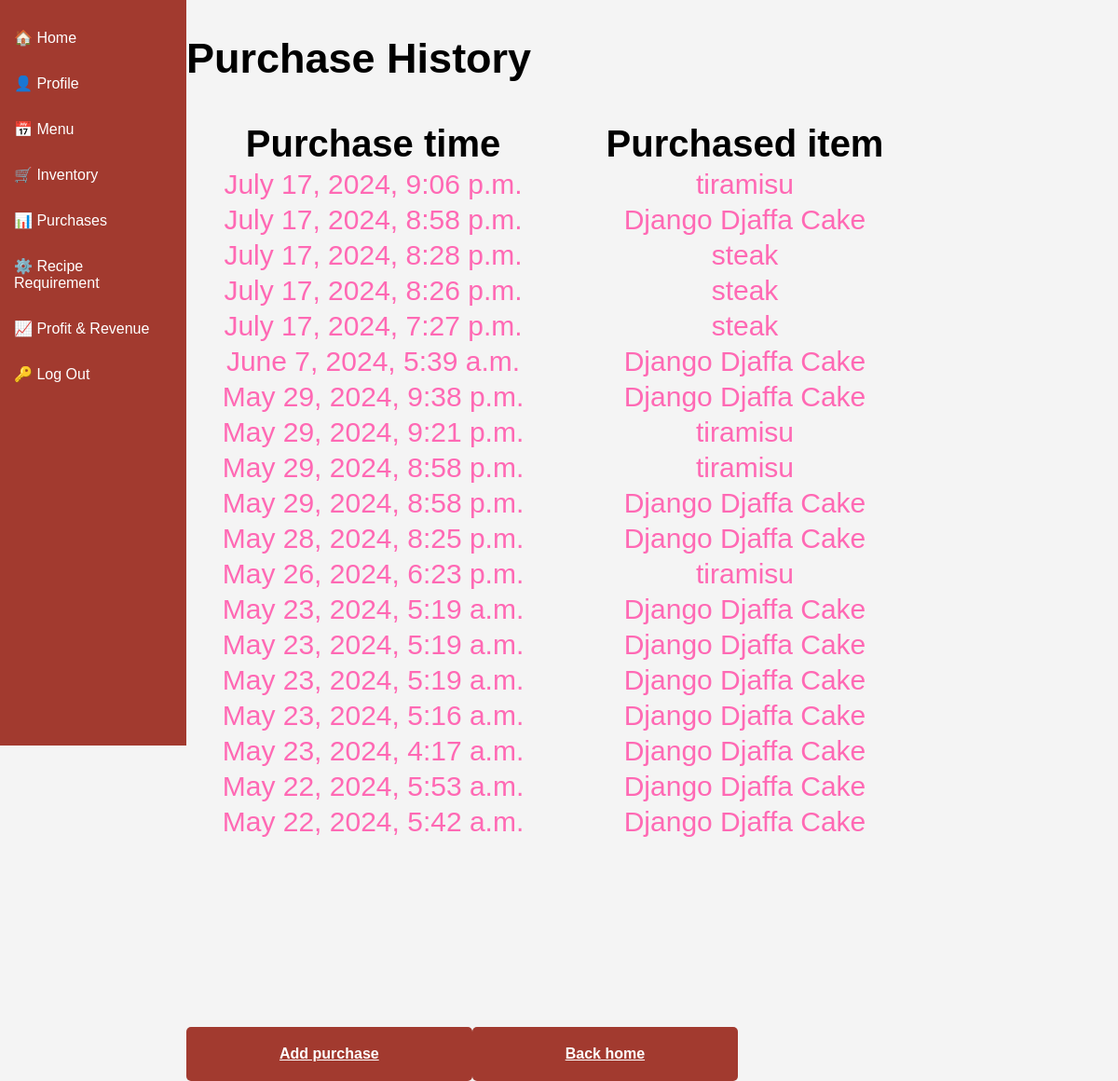
Page /purchase/List (signed in) on the earlier database version.
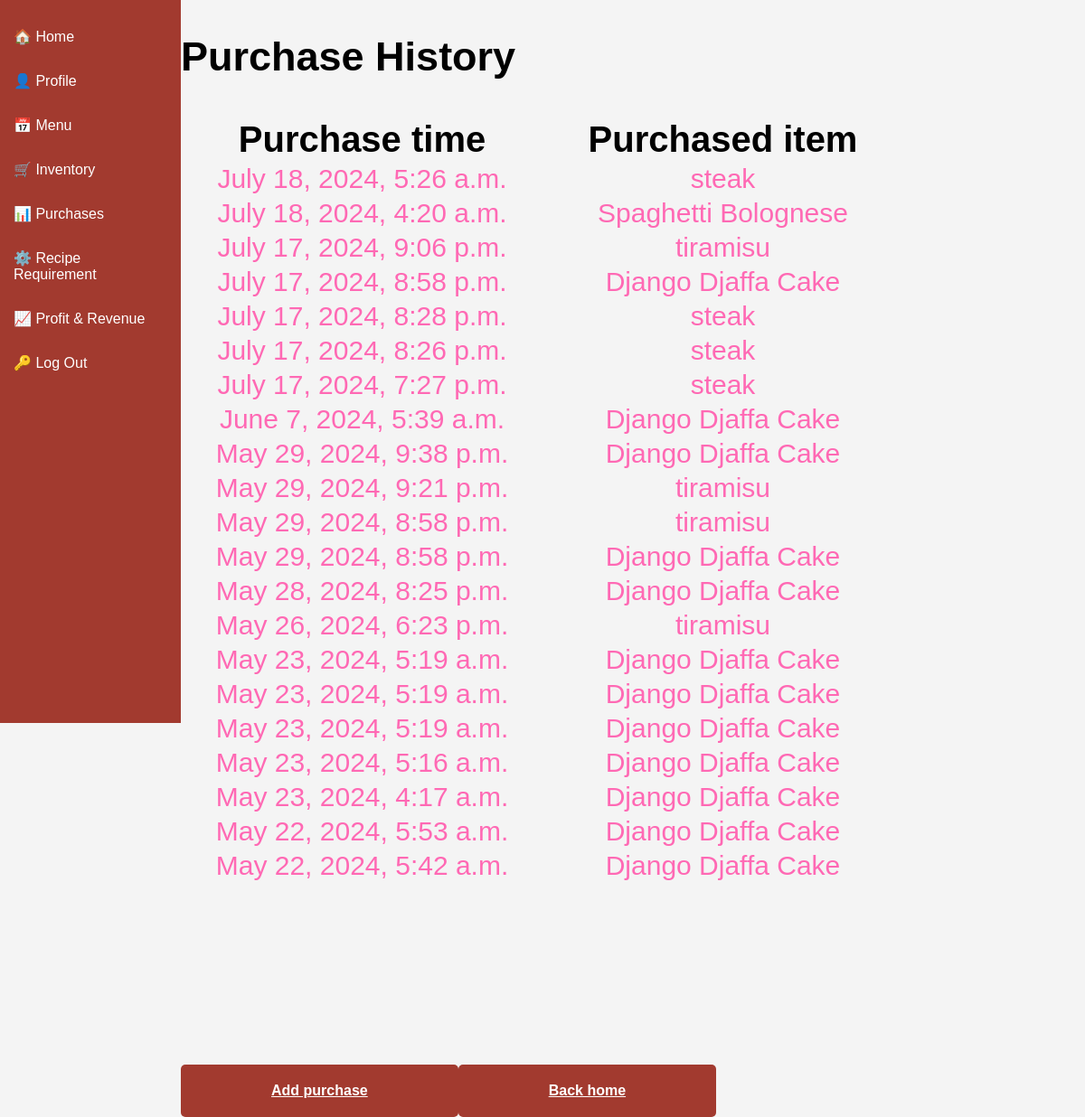
Same page on the later database version.
### inventory/models.py (models this page shows, shortened)
class Purchase(models.Model):
    id = models.AutoField(primary_key=True)
    menu_item = models.ForeignKey(MenuItem, on_delete=models.CASCADE)
    timestamp = models.DateTimeField(auto_now_add=True, null=True)

class MenuItem(models.Model):
    id = models.AutoField(primary_key=True)
    name = models.CharField(max_length=200)
    price = models.DecimalField(max_digits=10, decimal_places=2)

### inventory/views.py (the view)
# urls.py: path('purchase/List', views.PurchaseList.as_view(), name='purchase-list'),
class PurchaseList(LoginRequiredMixin,ListView):
    model = Purchase
    template_name = 'inventory/purchase-list.html'
    context_object_name = 'purchases'

### inventory/templates/inventory/purchase-list.html (shortened to what this page needs)
{% extends 'inventory/base.html' %}
{% load static %}
{% block head %}
  <link rel="stylesheet" href="{% static 'inventory/purchase.css' %}">
{% endblock %}
{% block content %}
<main>
<div class="table-page">
  <div class="table-content">
    <h2>Purchase History</h2>
    <table class="table">
      <tr class="table-header">
        <tr class="">
          <th class="header-row-1" >Purchase time</th>
          <th class="header-row-2">Purchased item</th>
        </tr>
      </tr>
      {% for purchase in object_list|dictsortreversed:"timestamp" %}
      <tr>
        <td class="table-row-1">{{ purchase.timestamp }}</td>
        <td class="table-row-2">{{ purchase.menu_item.name   }} </td>
      </tr>
      {% endfor %}
    </table>
  </div>
  <div class="footer">
    <a href="{% url 'purchase_create' %}" class="purchase-btn">Add purchase</a>
    <a href="{% url 'home' %}" class="back-btn">Back home</a>
  </div>
</div>
</main>
{% endblock %}

### inventory/templates/inventory/base.html (shortened to what this page needs)
{% load static %}
<!DOCTYPE html>
<html lang="">
<head>
    <link rel="stylesheet" href="{% static 'inventory/main.css' %}">
    {% block head %}{% endblock %}
</head>
<body>
    <div class="container">
      <header>
       <aside class="sidebar">
         <ul>
            <li><a href="{% url 'home' %}">🏠 Home</a></li>
            <li><a href="{% url 'profile' %}">👤 Profile</a></li>
            <li><a href="{% url 'menuitem' %}">📅 Menu</a></li>
            <li><a href="{% url 'ingredientslist' %}">🛒 Inventory</a></li>
            <li><a href="{% url 'purchase-list' %}">📊 Purchases</a></li>
            <li><a href="{% url 'reciperequirement_create' %}">⚙️ Recipe Requirement</a></li>
            <li><a href="{% url 'profit_revenue' %}">📈 Profit & Revenue</a></li>
            <li><a href="{% url 'logout' %}">🔑 Log Out</a></li>
         </ul>
       </aside>
      </header>
     {% block content %}
     {% endblock %}
    </div>
</body>
</html>

### inventory/static/inventory/main.css (style rules this page uses)
body { font-family: Arial, sans-serif; display: flex; margin: 0; padding: 0; height: 100vh; background-color: #f4f4f4; }
.container { display: flex; }
.sidebar { width: 200px; background-color: #a23a2f; color: #fff; height: 100vh; padding-top: 20px; }
.sidebar ul { list-style-type: none; padding: 0px; }
.sidebar ul li { padding: 15px; }
.sidebar ul li a { color: #fff; text-decoration: none; }
header { display: flex; justify-content: space-between; align-items: center; margin-bottom: 20px; }
.html, body { height: 100%; margin: 0; }
.container { display: flex; height: 100vh; width: 500lvh; }
.footer { text-align: center; margin-top: 30px; }

### inventory/static/inventory/purchase.css (style rules this page uses)
.table-content { font-size: 30px; font-family: Arial, sans-serif; }
.footer { display: flex; margin-top: 200px; }
.purchase-btn, .back-btn { padding: 20px 100px; border: none; border-radius: 5px; color: white; font-weight: bold; cursor: pointer; transition: background-color 0.3s; background-color: #a23a2f; }
.table-row-1 { color: #FF69B4; margin: 50px; text-align: center; }
.table-row-2 { color: #FF69B4; margin: 50px; text-align: center; }
.table { table-layout: fixed; width: 80%; }
.header-row-1 { color: black; font-size: 40px; margin: 100%; }
.header-row-2 { color: black; font-size: 40px; }

Differences in the rows shown:
added Purchase: timestamp "July 18, 2024, 5:26 a.m.", menu_item.name "steak"
added Purchase: timestamp "July 18, 2024, 4:20 a.m.", menu_item.name "Spaghetti Bolognese"
